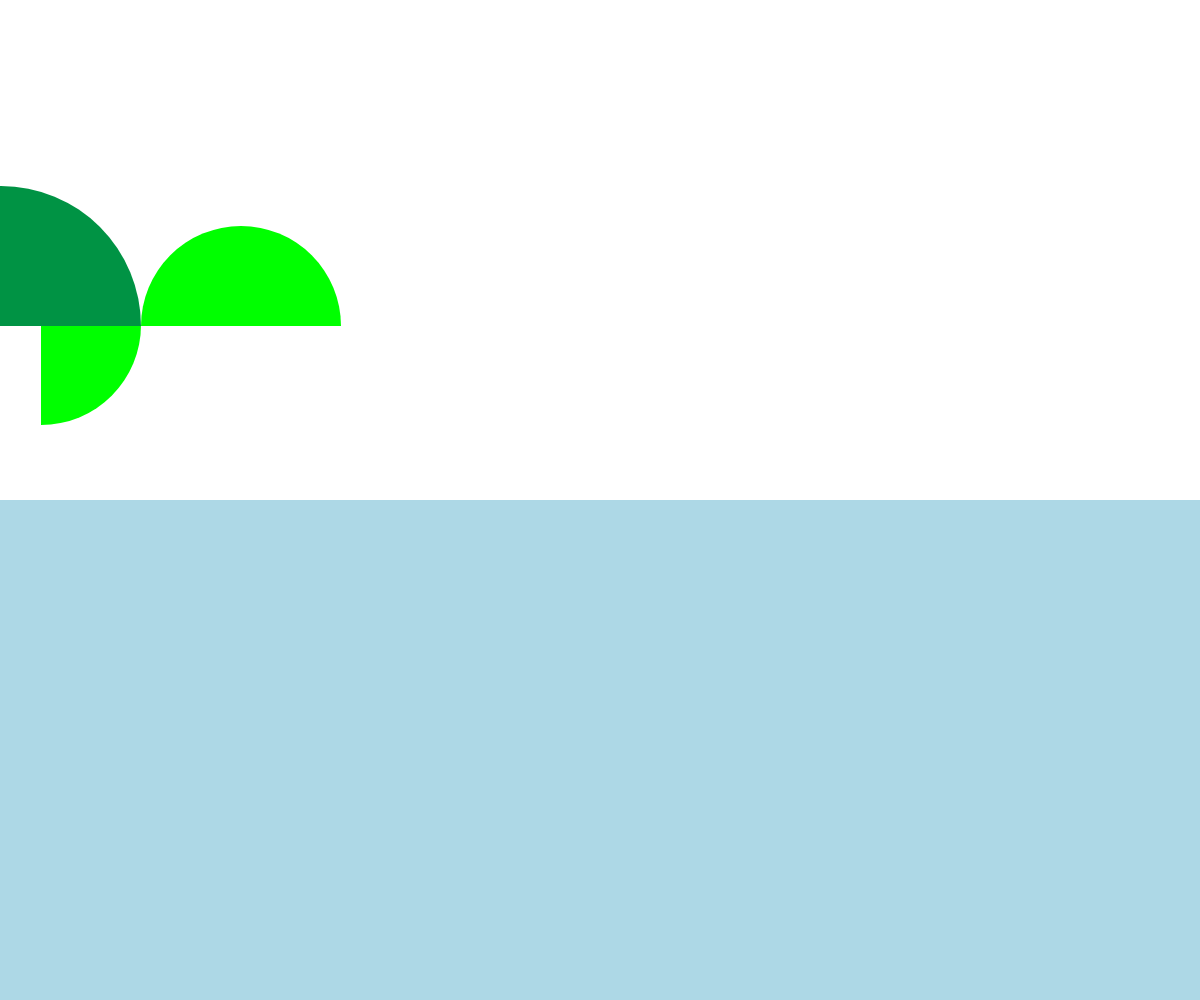
Frame 1 (no input)
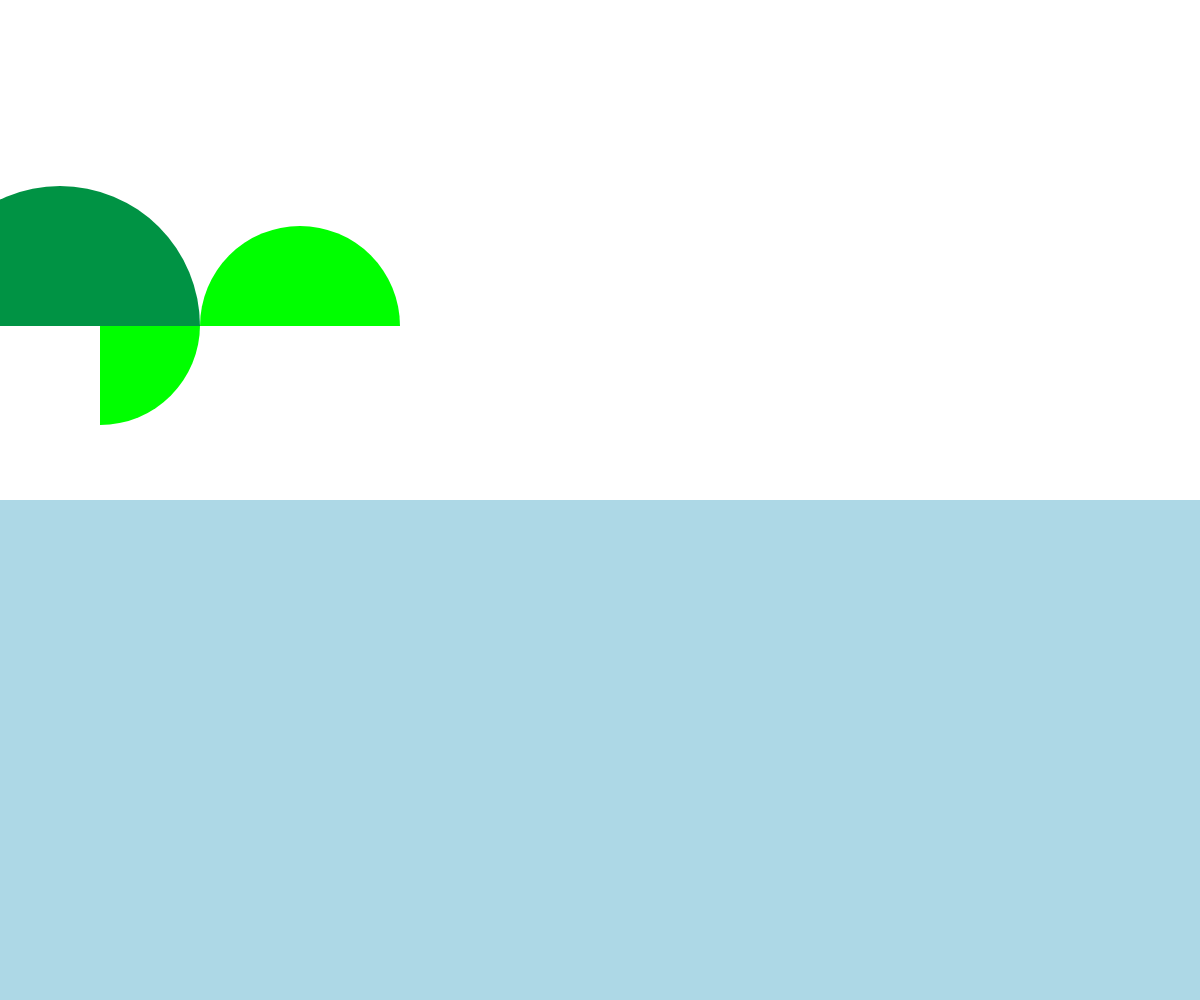
Frame 60 (no input)
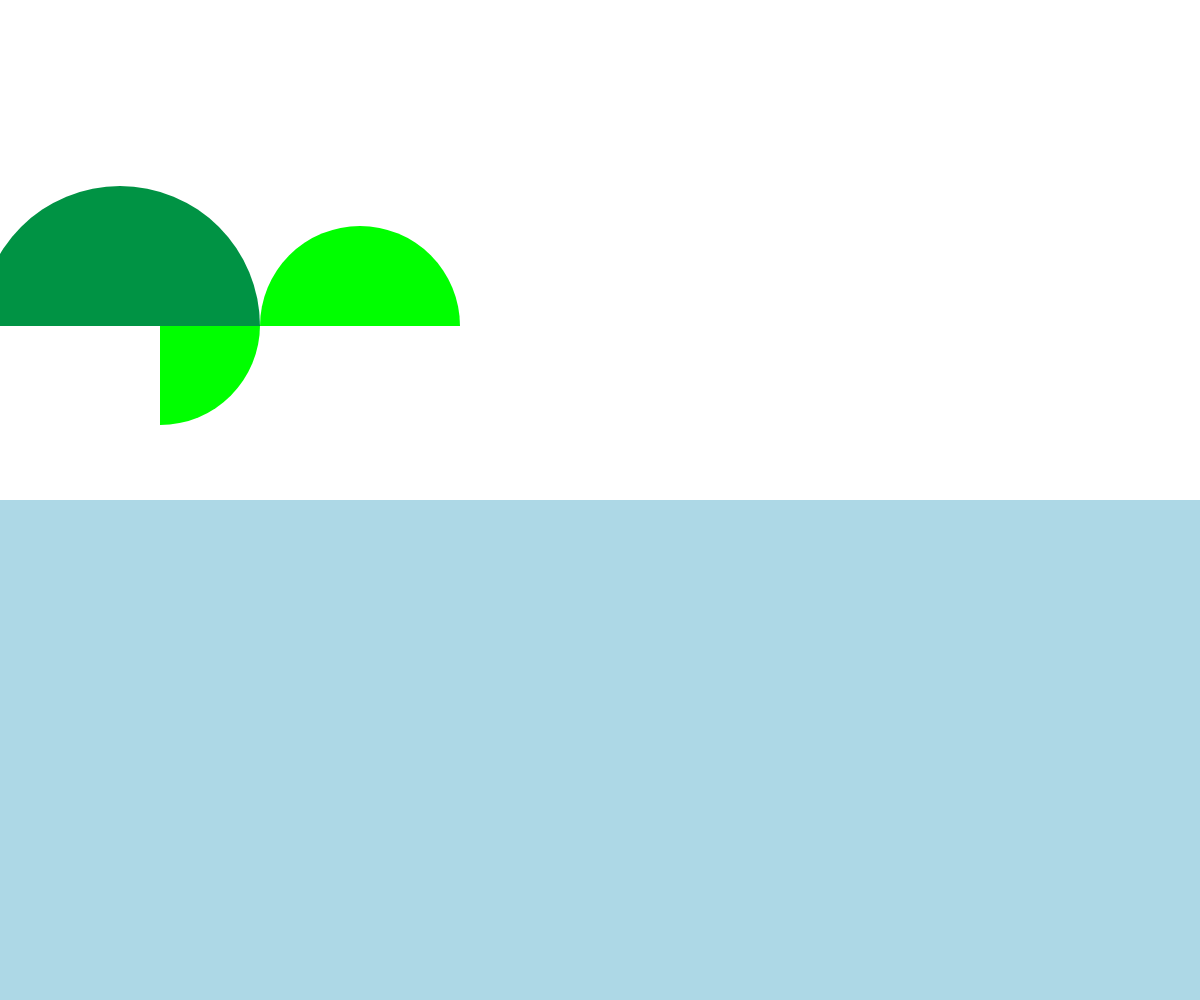
Frame 120 (the mouse pressed at the canvas centre since frame 60)

The p5.js sketch that drew these frames (run headless with seeded random() and noise() and a simulated clock; from frame 60 on, the mouse is pressed at the canvas centre):

// p5.js sketch
// ── sketch.js
var x = 0;
var direction = 1;

function setup() {
createCanvas(windowWidth,windowHeight);
}

function draw(){

  background(255);
fill("lightblue");
// stroke("blue");
// strokeWeight(10);
noStroke();
rect(-10, height/2, width+20, height);
fill(0,255,0);
 x = x + direction;
 if(x>width || x < 0 ) {
 direction = direction * -1; }

    arc(x+240, 326, 200, 200, PI, TWO_PI);
    arc(x-240, 325, 200, 200, TWO_PI, PI*.5)
    arc(x+40, 325, 200, 200, TWO_PI, PI*.5) // x (horizontal location), y (vertical location), width, height, arc, arc
fill(0,147,68);
arc(x, 326, 280, 280, PI, TWO_PI); // first two numbers change position
}
